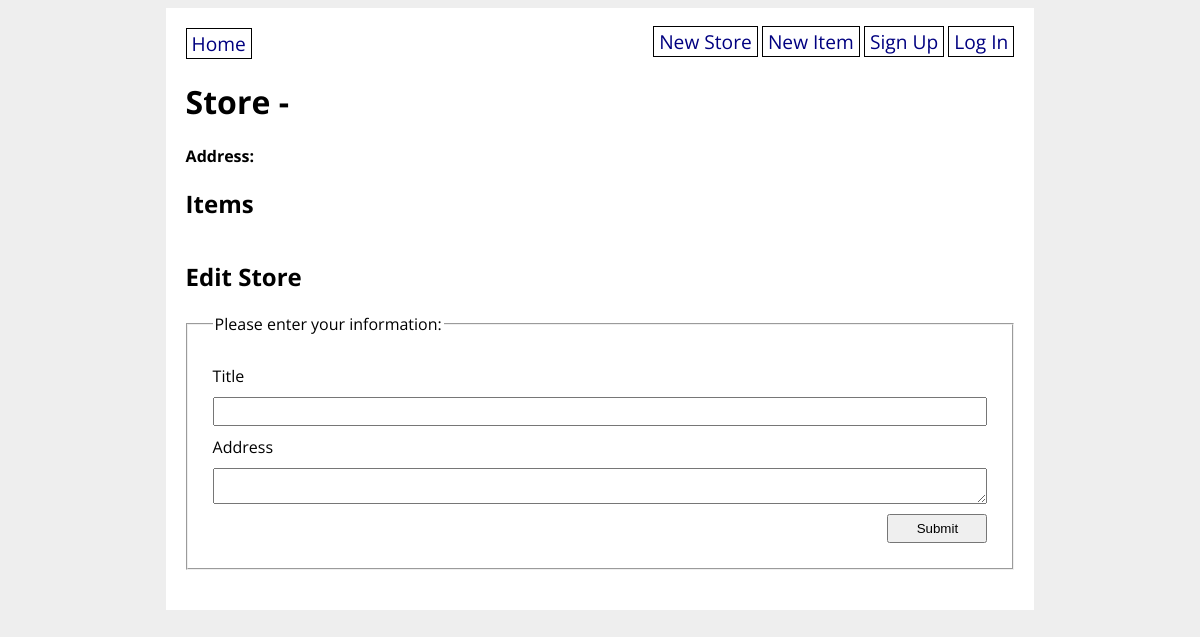
The page /store/3 on the database as committed earlier.
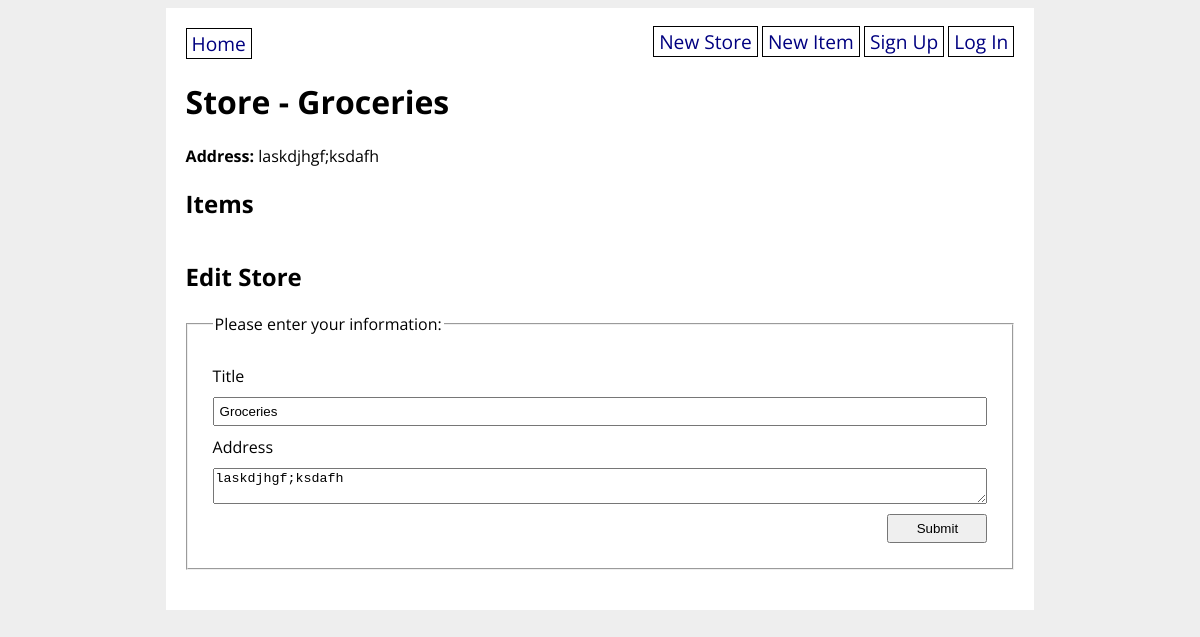
The same page on the database as committed later.
### grocery_app/models.py (models this page shows)
class GroceryStore(db.Model):
    id = db.Column(db.Integer, primary_key=True)
    title = db.Column(db.String(80), nullable=False)
    address = db.Column(db.String(200), nullable=False)
    items = db.relationship('GroceryItem', back_populates='store')
    created_by_id = db.Column(db.Integer, db.ForeignKey('user.id'))
    created_by = db.relationship('User')

### grocery_app/routes.py (the view, shortened to what this page needs)
@main.route('/store/<store_id>', methods=['GET', 'POST'])
def store_detail(store_id):
    store = GroceryStore.query.get(store_id)
    form = GroceryStoreForm(obj=store)
    store = GroceryStore.query.get(store_id)
    return render_template('store_detail.html', store=store, form=form)

### grocery_app/forms.py
class GroceryStoreForm(FlaskForm):
    title = StringField('Title', validators=[DataRequired(), Length(min=1, max=80)])
    address = TextAreaField('Address', validators=[DataRequired(), Length(min=3, max=300)])
    submit = SubmitField('Submit')

### grocery_app/templates/store_detail.html (shortened to what this page needs)
{% extends 'base.html' %}
{% block content %}
<h1>Store - {{ store.title }}</h1>
<strong>Address:</strong> {{ store.address }}
<h2>Items</h2>
<h2>Edit Store</h2>
<form method="POST" action="/store/{{store.id}}">
    <fieldset>
        <legend>Please enter your information:</legend>
        {{ form.title.label }}
        {{ form.title }}
        {{ form.address.label }}
        {{ form.address }}
        {{ form.submit }}
    </fieldset>
</form>
{% endblock %}

Rows that differ between the two databases and show on the page:
added GroceryStore: title "Groceries", address "laskdjhgf;ksdafh"
